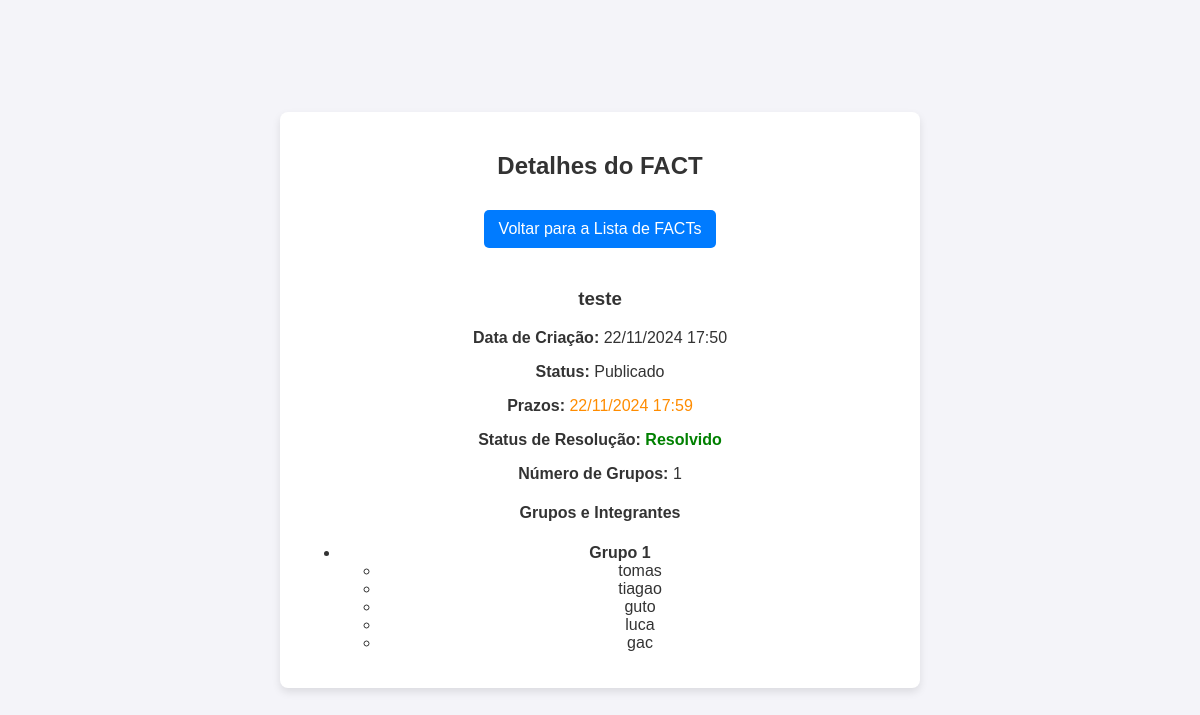
Page /fact/detail/31/ on the committed database.
### fact/models.py (models this page shows, shortened)
class Fact(models.Model):
    title = models.CharField(max_length=200)
    deadline = models.DateTimeField()
    is_draft = models.BooleanField(default=True)
    num_groups = models.PositiveIntegerField()
    is_resolved = models.BooleanField(default=False)  # Indicador de que as notas foram calculadas
    created_at = models.DateTimeField(auto_now_add=True)

class Group(models.Model):
    fact = models.ForeignKey(Fact, on_delete=models.CASCADE, related_name="groups")
    name = models.CharField(max_length=50)

class Member(models.Model):
    group = models.ForeignKey(Group, on_delete=models.CASCADE, related_name='members')
    name = models.CharField(max_length=50)

### fact/views.py (the view)
# urls.py: path('detail/<int:fact_id>/', views.fact_detail, name='fact_detail'),
def fact_detail(request, fact_id):
    fact = get_object_or_404(Fact, id=fact_id)
    return render(request, 'fact/fact_detail.html', {'fact': fact})

### fact/templates/fact/fact_detail.html (shortened to what this page needs)
{% load static %}
<!DOCTYPE html>
<html lang="pt-br">
<head>
    <link rel="stylesheet" href="{% static 'fact/style.css' %}">
</head>
<body>
    <div class="container">
        <h2>Detalhes do FACT</h2>
        <a href="{% url 'fact_list' %}" class="btn-back">Voltar para a Lista de FACTs</a>
        <h3>{{ fact.title }}</h3>
        <p><strong>Data de Criação:</strong> {{ fact.created_at|date:"d/m/Y H:i" }}</p>
        <p><strong>Status:</strong> {% if fact.is_draft %}Rascunho{% else %}Publicado{% endif %}</p>
        <p><strong>Prazos:</strong>
            {% if fact.deadline %}
                <span class="deadline-message">{{ fact.deadline|date:"d/m/Y H:i" }}</span>
            {% else %}
                <span class="deadline-message">Não definido</span>
            {% endif %}
        </p>
        <p><strong>Status de Resolução:</strong>
            {% if fact.responses.count %}
                <span class="resolved-message">Resolvido</span>
            {% else %}
                Não Resolvido
            {% endif %}
        </p>
        <p><strong>Número de Grupos:</strong> {{ fact.num_groups }}</p>
        <h4>Grupos e Integrantes</h4>
        <ul>
            {% for group in fact.groups.all %}
                <li>
                    <strong>{{ group.name }}</strong>
                    <ul>
                        {% for member in group.members.all %}
                            <li>{{ member.name }}</li>
                        {% empty %}
                            <li><em>Sem integrantes</em></li>
                        {% endfor %}
                    </ul>
                </li>
            {% endfor %}
        </ul>
    </div>
</body>
</html>

### fact/static/fact/style.css (style rules this page uses)
body { font-family: Arial, sans-serif; display: flex; justify-content: center; align-items: center; min-height: 100vh; margin: 0; background-color: #f4f4f9; color: #333; }
.container { width: 90%; max-width: 600px; padding: 20px; background-color: #fff; box-shadow: 0 4px 8px rgba(0, 0, 0, 0.1); border-radius: 8px; text-align: center; }
button, .btn-back { background-color: #4CAF50; color: white; padding: 10px 20px; border: none; border-radius: 4px; cursor: pointer; margin-top: 10px; text-decoration: none; }
h2 { color: #333; font-size: 1.5em; }
.btn-back { background-color: #2196F3; margin-bottom: 20px; }

### fact/templates/fact/fact_detail.html (style rules this page uses)
.btn-back { display: inline-block; margin-bottom: 20px; padding: 10px 15px; background-color: #007bff; color: #fff; text-decoration: none; border-radius: 5px; }
.container { margin: 20px; }
.deadline-message { color: #ff8c00; margin: 10px 0; }
.resolved-message { color: green; font-weight: bold; margin: 10px 0; }

### rows in the picture
Fact: title "teste", created_at "22/11/2024 17:50", deadline "22/11/2024 17:59", num_groups "1"
Group: name "Grupo 1"
Member: name "tomas"
Member: name "tiagao"
Member: name "guto"
Member: name "luca"
Member: name "gac"
